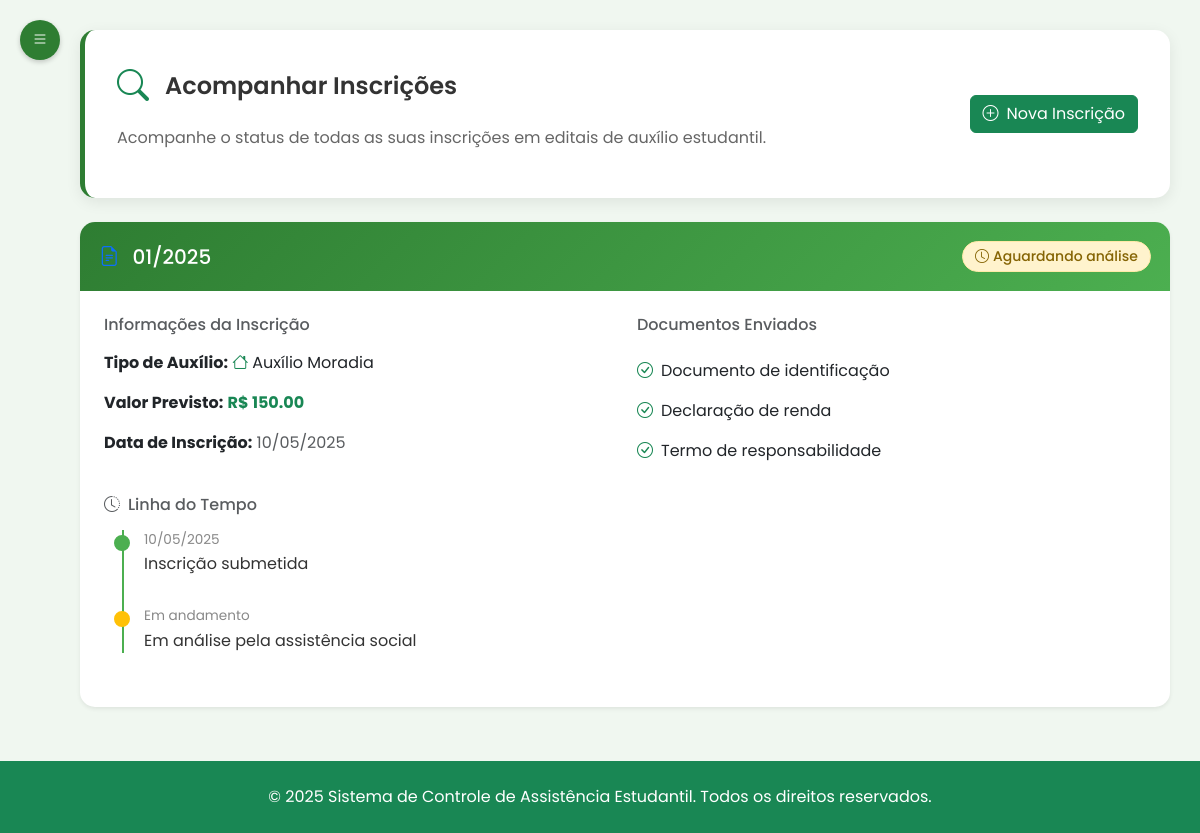
The page /aluno/acompanhar-inscricoes (signed in) on the database as committed earlier.
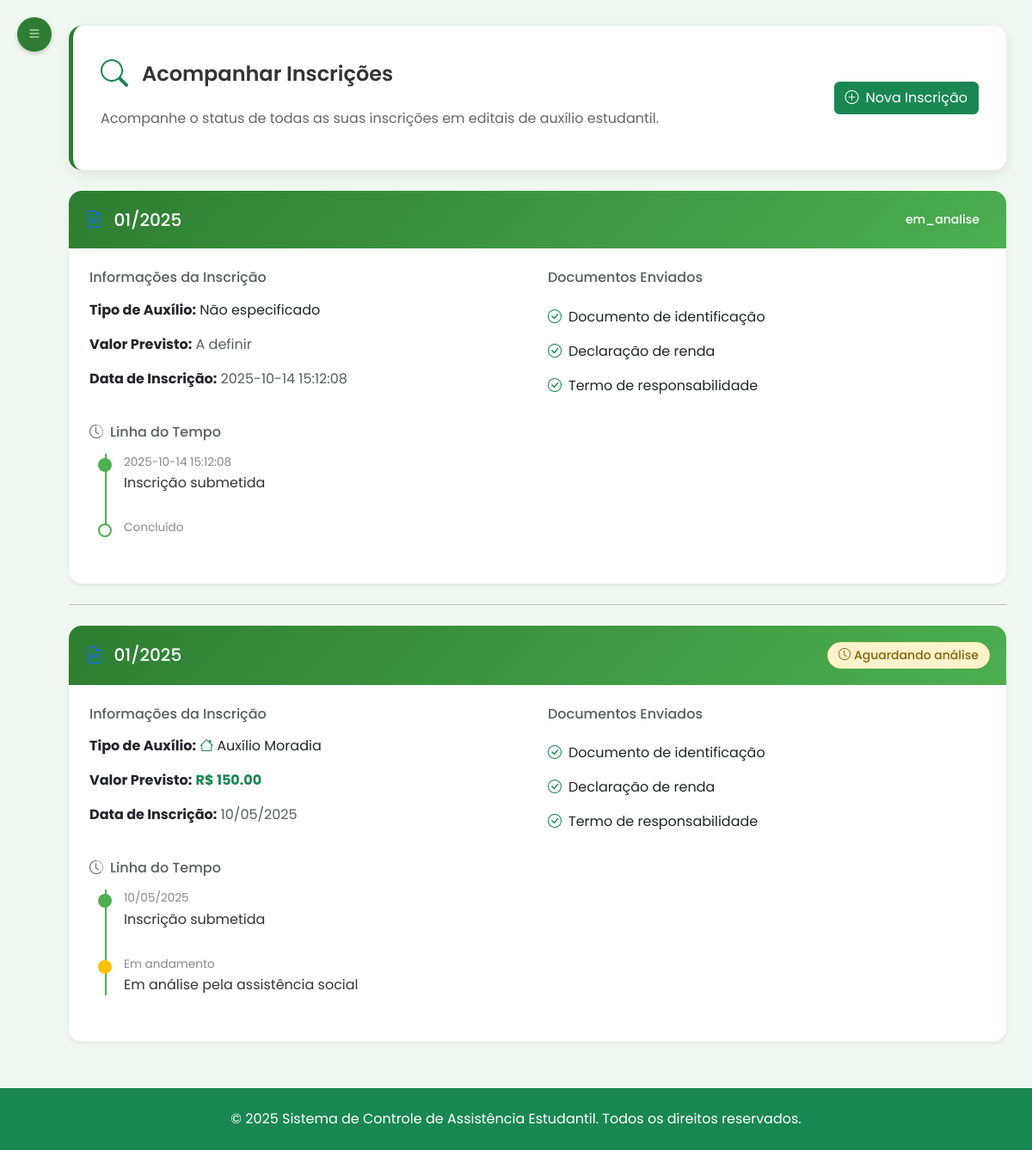
The same page on the database as committed later.
### tables this page shows
CREATE TABLE auxilio (
    id_auxilio INTEGER PRIMARY KEY AUTOINCREMENT,
    id_edital INTEGER,
    id_inscricao INTEGER,
    descricao TEXT NOT NULL,
    valor_mensal REAL NOT NULL,
    data_inicio DATE NOT NULL,
    data_fim DATE NOT NULL,
    tipo_auxilio TEXT NOT NULL CHECK (
        tipo_auxilio IN ('auxilio alimentacao', 'auxilio material', 'auxilio moradia', 'auxilio transporte')
    ),
    FOREIGN KEY (id_edital) REFERENCES edital(id_edital) ON DELETE CASCADE,
    FOREIGN KEY (id_inscricao) REFERENCES inscricao(id_inscricao) ON DELETE CASCADE
);

CREATE TABLE edital (
id_edital INTEGER PRIMARY KEY AUTOINCREMENT,
titulo TEXT NOT NULL,
descricao TEXT NOT NULL,
data_publicacao DATE NOT NULL,
data_encerramento DATE NOT NULL,
arquivo TEXT NOT NULL,
status TEXT NOT NULL CHECK (status IN ('ativo', 'inativo')));

CREATE TABLE "inscricao" (
                    id_inscricao INTEGER PRIMARY KEY AUTOINCREMENT,
                    id_aluno INTEGER,
                    id_edital INTEGER,
                    data_inscricao DATE NOT NULL,
                    status TEXT NOT NULL CHECK (status IN ('pendente', 'em_analise', 'deferido', 'indeferido')),
                    urlDocumentoIdentificacao TEXT NOT NULL,
                    urlDeclaracaoRenda TEXT NOT NULL,
                    urlTermoResponsabilidade TEXT NOT NULL,
                    FOREIGN KEY (id_aluno) REFERENCES aluno(id_usuario) ON DELETE CASCADE,
                    FOREIGN KEY (id_edital) REFERENCES edital(id_edital) ON DELETE CASCADE
                );

### routes/aluno/acompanhar_inscricoes_routes.py (the view)
@router.get("/acompanhar-inscricoes")
@requer_autenticacao(["aluno"])
async def get_acompanhar_inscricoes(request: Request, usuario_logado: dict = None):
    if not usuario_logado['completo']:
        return RedirectResponse("/aluno/perfil", status_code=303)
    aluno = usuario_repo.obter_usuario_por_matricula(usuario_logado['matricula'])
    inscricoes = inscricao_repo.obter_por_aluno(usuario_logado['id'])
    response = templates.TemplateResponse("/aluno/acompanhar_inscricoes.html", {
        "request": request,
        "aluno": aluno,
        "inscricoes": inscricoes
    })
    return response

### templates/aluno/acompanhar_inscricoes.html (shortened to what this page needs)
{% extends 'base2.html' %}
{% set active_page = 'acompanhar-inscricoes' %}
{% block head %}
    <link rel="stylesheet" href="/static/css/acompanhar_inscricoes.css">
{% endblock %}
{% block content %}
<div class="main-content" id="mainContent">
    <div class="welcome-banner mb-4">
        <div class="row align-items-center">
            <div class="col-md-8">
                <div class="d-flex align-items-center mb-3">
                    <i class="bi bi-search me-3 text-success" style="font-size: 2rem;"></i>
                    <h4 class="mb-0">Acompanhar Inscrições</h4>
                </div>
                <p>Acompanhe o status de todas as suas inscrições em editais de auxílio estudantil.</p>
            </div>
            <div class="col-md-4 text-end">
                <a href="#" class="btn btn-success">
                    <i class="bi bi-plus-circle me-2"></i>Nova Inscrição
                </a>
            </div>
        </div>
    </div>
    <div class="row">
        <div class="col-12">
            {% if inscricoes %}
                {% for inscricao in inscricoes %}
                <div class="card mb-4 shadow-sm">
                    <div class="card-header bg-light">
                        <div class="d-flex justify-content-between align-items-center">
                            <h5 class="mb-0">
                                <i class="bi bi-file-earmark-text me-2 text-primary"></i>
                                {{ inscricao.edital_titulo or 'Edital sem título' }}
                            </h5>
                            <span class="status-badge status-{{ inscricao.status.lower() }}">
                                {% if inscricao.status == 'pendente' %}
                                    <i class="bi bi-clock me-1"></i>Aguardando análise
                                {% elif inscricao.status == 'deferido' %}
                                    <i class="bi bi-check-circle me-1"></i>Deferido
                                {% elif inscricao.status == 'indeferido' %}
                                    <i class="bi bi-x-circle me-1"></i>Indeferido
                                {% else %}
                                    {{ inscricao.status }}
                                {% endif %}
                            </span>
                        </div>
                    </div>
                    <div class="card-body">
                        <div class="row mb-4">
                            <div class="col-md-6">
                                <h6 class="text-muted mb-3">Informações da Inscrição</h6>
                                <p><strong>Tipo de Auxílio:</strong>
                                    {% if inscricao.tipo_auxilio %}
                                        {% if inscricao.tipo_auxilio == 'auxilio alimentacao' %}
                                            <i class="bi bi-cup-hot me-1 text-warning"></i>Auxílio Alimentação
                                        {% elif inscricao.tipo_auxilio == 'auxilio transporte' %}
                                            <i class="bi bi-bus-front me-1 text-info"></i>Auxílio Transporte
                                        {% elif inscricao.tipo_auxilio == 'auxilio moradia' %}
                                            <i class="bi bi-house me-1 text-success"></i>Auxílio Moradia
                                        {% elif inscricao.tipo_auxilio == 'auxilio material' %}
                                            <i class="bi bi-book me-1 text-primary"></i>Auxílio Material Didático
                                        {% else %}
                                            <i class="bi bi-gift me-1"></i>{{ inscricao.tipo_auxilio|title }}
                                        {% endif %}
                                    {% else %}
                                        Não especificado
                                    {% endif %}
                                </p>
                                <p><strong>Valor Previsto:</strong>
                                    {% if inscricao.valor_mensal %}
                                        <span class="text-success fw-bold">R$ {{ "%.2f"|format(inscricao.valor_mensal) }}</span>
                                    {% else %}
                                        <span class="text-muted">A definir</span>
                                    {% endif %}
                                </p>
                                <p><strong>Data de Inscrição:</strong>
                                    <span class="text-muted">{{ inscricao.data_inscricao }}</span>
                                </p>
                            </div>
                            <div class="col-md-6">
                                <h6 class="text-muted mb-3">Documentos Enviados</h6>
                                <div class="list-group list-group-flush">
                                    {% if inscricao.urlDocumentoIdentificacao %}
                                    <div class="list-group-item border-0 px-0">
                                        <i class="bi bi-check-circle text-success me-2"></i>Documento de identificação
                                    </div>
                                    {% endif %}
                                    {% if inscricao.urlDeclaracaoRenda %}
                                    <div class="list-group-item border-0 px-0">
                                        <i class="bi bi-check-circle text-success me-2"></i>Declaração de renda
                                    </div>
                                    {% endif %}
                                    {% if inscricao.urlTermoResponsabilidade %}
                                    <div class="list-group-item border-0 px-0">
                                        <i class="bi bi-check-circle text-success me-2"></i>Termo de responsabilidade
                                    </div>
                                    {% endif %}
                                </div>
                            </div>
                        </div>
                        <div class="row">
                            <div class="col-12">
                                <h6 class="text-muted mb-3">
                                    <i class="bi bi-clock-history me-2"></i>Linha do Tempo
                                </h6>
                                <ul class="timeline">
                                    <li class="timeline-item completed">
                                        <span class="timeline-date">{{ inscricao.data_inscricao }}</span>
                                        <span class="timeline-content">Inscrição submetida</span>
                                    </li>
                                    <li class="timeline-item {% if inscricao.status == 'pendente' %}active{% elif inscricao.status in ['deferido', 'indeferido'] %}completed{% endif %}">
                                        <span class="timeline-date">
                                            {% if inscricao.status == 'pendente' %}
                                                Em andamento
                                            {% else %}
                                                Concluído
                                            {% endif %}
                                        </span>
                                        <span class="timeline-content">
                                            {% if inscricao.status == 'pendente' %}
                                                Em análise pela assistência social
                                            {% elif inscricao.status == 'deferido' %}
                                                Inscrição deferida
                                            {% elif inscricao.status == 'indeferido' %}
                                                Inscrição indeferida
                                            {% endif %}
                                        </span>
                                    </li>
                                </ul>
                            </div>
                        </div>
                    </div>
                </div>
                {% if not loop.last %}
                <hr class="my-4">
                {% endif %}
                {% endfor %}
            {% endif %}
        </div>
    </div>
</div>
{% endblock %}

### templates/base2.html (shortened to what this page needs)
<!DOCTYPE html>
<html lang="pt-br">
	<head>
		<link href="https://cdn.jsdelivr.net/npm/bootstrap@5.3.0-alpha1/dist/css/bootstrap.min.css" rel="stylesheet" />
		<link rel="stylesheet" href="https://cdn.jsdelivr.net/npm/bootstrap-icons@1.10.0/font/bootstrap-icons.css" />
		<link rel="stylesheet" href="/static/css/styles.css" />
		{% block head %}{% endblock %}
	</head>
	<body>
		<div class="page-wrapper">
		<button class="menu-toggle visible" id="menuToggle">
			<i class="bi bi-list"></i>
		</button>
	<div class="content-wrapper" style="flex: 1;">
		{% block content %}{% endblock %}
	</div>
			<footer class="footer bg-success text-white py-4">
			<div class="container">
				<div class="row">
					<div class="col-12 text-center">
						<p class="text-white mb-0">
							&copy; 2025 Sistema de Controle de Assistência Estudantil. Todos os direitos reservados.
						</p>
					</div>
				</div>
			</div>
		</footer>
		</div>
    </body>
</html>

### static/css/styles.css (style rules this page uses)
:root { --ifes-green: #2E7D32; --ifes-red: #C62828; --ifes-light-green: #4CAF50; --ifes-light-gray: #f5f5f5; --ifes-dark-gray: #333333; --calendar-primary: #2E7D32; --calendar-secondary: #4CAF50; --calendar-accent: #81C784; --calendar-light: #E8F5E9; --calendar-text: #1B5E20; }
body { background-color: #fff !important; font-family: 'Poppins', Arial, Helvetica, sans-serif; }
.main-content { margin-left: 0; padding: 30px; transition: none; position: relative; z-index: 1; }
.card { border: none; border-radius: 10px; box-shadow: 0 4px 12px rgba(0, 0, 0, 0.05); margin-bottom: 20px; transition: transform 0.3s; }
.card-header { background-color: var(--ifes-green); color: white; border-radius: 10px 10px 0 0 !important; padding: 15px 20px; font-weight: 600; }
.card-body { padding: 20px; }
.status-badge { padding: 8px 15px; border-radius: 20px; font-weight: 500; font-size: 0.9rem; }
.status-pendente { background-color: #FFF3CD; color: #856404; }
.welcome-banner { background-color: white; border-radius: 10px; padding: 20px; margin-bottom: 30px; box-shadow: 0 4px 12px rgba(0, 0, 0, 0.05); }
.welcome-banner p { color: #666; margin-bottom: 0; }
.menu-toggle { position: fixed; top: 20px; left: 20px; z-index: 1040; background-color: var(--ifes-green); color: white; border: none; border-radius: 50%; width: 40px; height: 40px; display: flex; align-items: center; justify-content: center; cursor: pointer; box-shadow: 0 2px 5px rgba(0, 0, 0, 0.2); display: none; }
.menu-toggle.visible { display: flex; }

### static/css/acompanhar_inscricoes.css (style rules this page uses)
:root { --ifes-green: #2E7D32; --ifes-red: #C62828; --ifes-light-green: #4CAF50; --ifes-light-gray: #f5f7f5; --ifes-dark-gray: #333333; --ifes-bg-color: #f0f7f0; --ifes-hover-bg: #e8f5e8; }
html, body, .body-cadastro-login { font-family: 'Poppins', Arial, Helvetica, sans-serif !important; background-color: #f0f7f0 !important; }
body, .main-content, .container, .card, .table, h2, h3, h4, h5, h6, .btn, .form-select, .modal-content { font-family: 'Poppins', sans-serif !important; }
.main-content { padding: 30px; padding-left: 80px; transition: all 0.4s cubic-bezier(0.4, 0, 0.2, 1); position: relative; z-index: 1; margin-left: 0; }
.welcome-banner { background: white; color: var(--ifes-dark-gray); padding: 2rem; border-radius: 15px; border-left: 5px solid var(--ifes-green); box-shadow: 0 4px 15px rgba(0, 0, 0, 0.08); margin-bottom: 2rem; transition: all 0.3s ease; }
.welcome-banner h4 { color: var(--ifes-dark-gray); font-weight: 600; margin-bottom: 0.5rem; }
.welcome-banner p { color: #666666; margin-bottom: 1rem; font-size: 1rem; }
.card { border: none; border-radius: 15px; box-shadow: 0 4px 15px rgba(0, 0, 0, 0.08); transition: all 0.3s ease; background: white; margin-bottom: 1.5rem; }
.card-header { background: linear-gradient(135deg, var(--ifes-green) 0%, var(--ifes-light-green) 100%); color: white; border: none; border-radius: 15px 15px 0 0 !important; padding: 1.2rem; font-weight: 600; font-size: 1rem; }
.card-body { padding: 1.5rem; }
.status-badge { padding: 0.25rem 0.75rem; border-radius: 1rem; font-size: 0.875rem; font-weight: 500; }
.status-pendente { background-color: #fff3cd; color: #856404; border: 1px solid #ffeaa7; }
.timeline { list-style: none; padding-left: 0; position: relative; }
.timeline:before { content: ''; position: absolute; left: 18px; top: 0; bottom: 0; width: 2px; background: #4CAF50; }
.timeline-item { position: relative; margin-bottom: 30px; padding-left: 40px; }
.timeline-item:before { content: ''; position: absolute; left: 10px; top: 5px; width: 16px; height: 16px; border-radius: 50%; background: #fff; border: 2px solid #4CAF50; z-index: 1; }
.timeline-item.completed:before { background: #4CAF50; }
.timeline-item.active:before { background: #FFC107; border-color: #FFC107; }
.timeline-date { font-size: 0.85rem; color: #888; margin-bottom: 2px; display: block; }
.timeline-content { font-size: 1rem; color: #333; }

### templates/base2.html (style rules this page uses)
.menu-toggle { z-index: 1100 !important; }
html, body { height: 100%; }
body { display: flex; flex-direction: column; min-height: 100vh; }
.page-wrapper { flex: 1; display: flex; flex-direction: column; }
.main-content { flex: 1; }
.footer { margin-top: auto; }

Rows that differ between the two databases and show on the page:
added inscricao: titulo "01/2025", status "em_analise", shows "Não especificado", shows "A definir", data_inscricao "2025-10-14 15:12:08", shows "Documento de identificação", shows "Declaração de renda", shows "Termo de responsabilidade", shows "Concluído"
